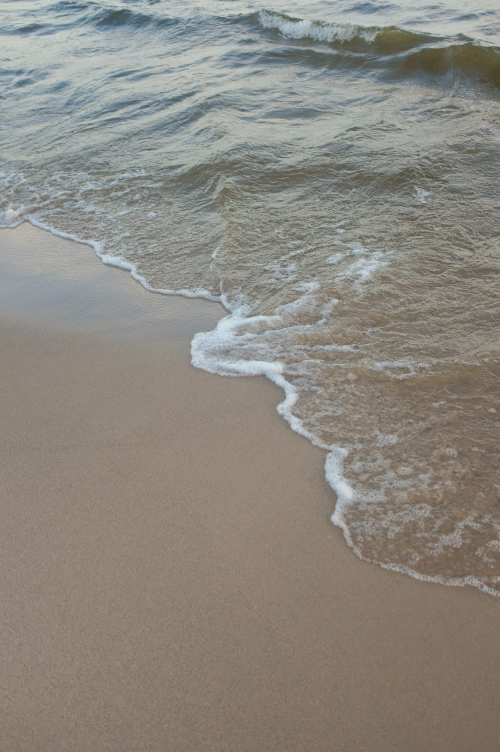
#> input picture r.png, 1000 x 1504 px (shown at 1/2 size)
$ python img_resizer.py
#> lines starting #> are read from the running program, lines starting #| are printed output that depends on the picture
import cv2

# read
img = cv2.imread('r.png', -1)
#> img is the input picture: shape (1504, 1000, 3); mean B, G, R 127.3, 135.3, 139.5

# resize percentage
img = cv2.resize(img, (0,0), fx=0.5, fy=0.5)
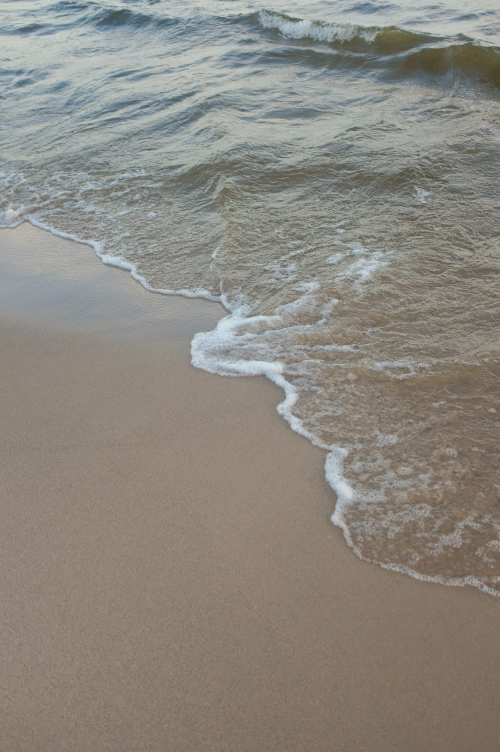
#> img: shape (752, 500, 3); mean B, G, R 127.5, 135.4, 139.6

# rotate
img = cv2.rotate(img, cv2.cv2.ROTATE_180)
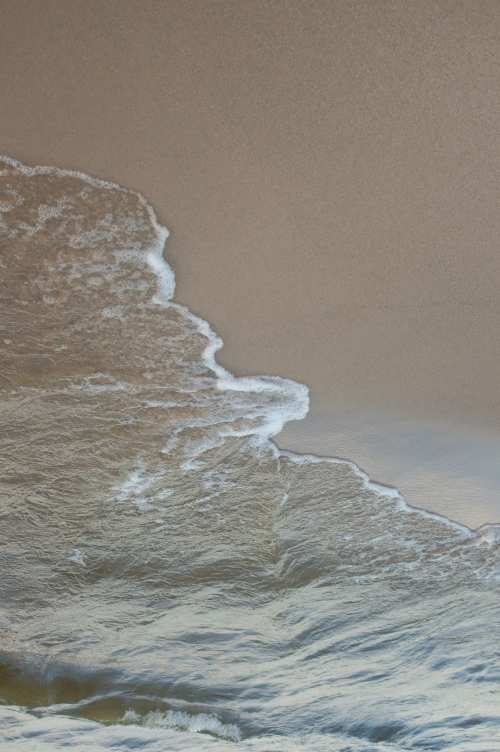
#> img: shape (752, 500, 3); mean B, G, R 127.5, 135.4, 139.6

# # save your altered image
cv2.imwrite('n.png', img)


# print
cv2.imshow('Image', img)
cv2.waitKey(0)
cv2.destroyAllWindows()
